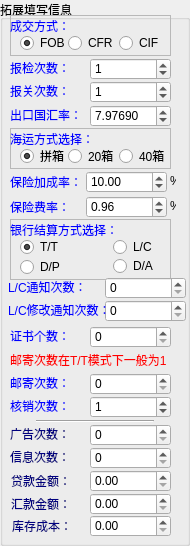
    <widget class="QGroupBox" name="groupBox_4">
     <property name="maximumSize">
      <size>
       <width>190</width>
       <height>16777215</height>
      </size>
     </property>
     <property name="title">
      <string>拓展填写信息</string>
     </property>
     <widget class="QLabel" name="label_16">
      <property name="geometry">
       <rect>
        <x>10</x>
        <y>62</y>
        <width>72</width>
        <height>12</height>
       </rect>
      </property>
      <property name="styleSheet">
       <string notr="true">color: rgb(0, 0, 255)</string>
      </property>
      <property name="text">
       <string>报检次数：</string>
      </property>
     </widget>
     <widget class="QSpinBox" name="t1">
      <property name="geometry">
       <rect>
        <x>90</x>
        <y>58</y>
        <width>81</width>
        <height>22</height>
       </rect>
      </property>
      <property name="readOnly">
       <bool>false</bool>
      </property>
      <property name="maximum">
       <number>999999999</number>
      </property>
      <property name="value">
       <number>1</number>
      </property>
     </widget>
     <widget class="QLabel" name="label_18">
      <property name="geometry">
       <rect>
        <x>10</x>
        <y>85</y>
        <width>72</width>
        <height>12</height>
       </rect>
      </property>
      <property name="styleSheet">
       <string notr="true">color: rgb(0, 0, 255)</string>
      </property>
      <property name="text">
       <string>报关次数：</string>
      </property>
     </widget>
     <widget class="QSpinBox" name="t2">
      <property name="geometry">
       <rect>
        <x>90</x>
        <y>81</y>
        <width>81</width>
        <height>22</height>
       </rect>
      </property>
      <property name="readOnly">
       <bool>false</bool>
      </property>
      <property name="maximum">
       <number>999999999</number>
      </property>
      <property name="value">
       <number>1</number>
      </property>
     </widget>
     <widget class="QLabel" name="label_20">
      <property name="geometry">
       <rect>
        <x>10</x>
        <y>109</y>
        <width>72</width>
        <height>12</height>
       </rect>
      </property>
      <property name="styleSheet">
       <string notr="true">color: rgb(0, 0, 255)</string>
      </property>
      <property name="text">
       <string>出口国汇率：</string>
      </property>
     </widget>
     <widget class="QDoubleSpinBox" name="t3">
      <property name="geometry">
       <rect>
        <x>90</x>
        <y>105</y>
        <width>81</width>
        <height>22</height>
       </rect>
      </property>
      <property name="readOnly">
       <bool>false</bool>
      </property>
      <property name="decimals">
       <number>5</number>
      </property>
      <property name="maximum">
       <double>999999999.000000000000000</double>
      </property>
      <property name="value">
       <double>7.976900000000000</double>
      </property>
     </widget>
     <widget class="QFrame" name="frame">
      <property name="geometry">
       <rect>
        <x>10</x>
        <y>128</y>
        <width>161</width>
        <height>41</height>
       </rect>
      </property>
      <property name="frameShape">
       <enum>QFrame::StyledPanel</enum>
      </property>
      <property name="frameShadow">
       <enum>QFrame::Raised</enum>
      </property>
      <widget class="QLabel" name="label_31">
       <property name="geometry">
        <rect>
         <x>0</x>
         <y>5</y>
         <width>84</width>
         <height>12</height>
        </rect>
       </property>
       <property name="styleSheet">
        <string notr="true">color: rgb(0, 0, 255)</string>
       </property>
       <property name="text">
        <string>海运方式选择：</string>
       </property>
      </widget>
      <widget class="QRadioButton" name="t4_0">
       <property name="geometry">
        <rect>
         <x>10</x>
         <y>20</y>
         <width>47</width>
         <height>16</height>
        </rect>
       </property>
       <property name="text">
        <string>拼箱</string>
       </property>
       <property name="checked">
        <bool>true</bool>
       </property>
      </widget>
      <widget class="QRadioButton" name="t4_1">
       <property name="geometry">
        <rect>
         <x>58</x>
         <y>20</y>
         <width>47</width>
         <height>16</height>
        </rect>
       </property>
       <property name="text">
        <string>20箱</string>
       </property>
      </widget>
      <widget class="QRadioButton" name="t4_2">
       <property name="geometry">
        <rect>
         <x>109</x>
         <y>20</y>
         <width>47</width>
         <height>16</height>
        </rect>
       </property>
       <property name="text">
        <string>40箱</string>
       </property>
      </widget>
     </widget>
     <widget class="QDoubleSpinBox" name="t6">
      <property name="geometry">
       <rect>
        <x>86</x>
        <y>196</y>
        <width>81</width>
        <height>22</height>
       </rect>
      </property>
      <property name="maximum">
       <double>999999999.000000000000000</double>
      </property>
      <property name="value">
       <double>0.960000000000000</double>
      </property>
     </widget>
     <widget class="QLabel" name="label_33">
      <property name="geometry">
       <rect>
        <x>10</x>
        <y>201</y>
        <width>60</width>
        <height>12</height>
       </rect>
      </property>
      <property name="styleSheet">
       <string notr="true">color: rgb(0, 0, 255)</string>
      </property>
      <property name="text">
       <string>保险费率：</string>
      </property>
     </widget>
     <widget class="QLabel" name="label_34">
      <property name="geometry">
       <rect>
        <x>170</x>
        <y>200</y>
        <width>6</width>
        <height>12</height>
       </rect>
      </property>
      <property name="text">
       <string>%</string>
      </property>
     </widget>
     <widget class="QLabel" name="label_35">
      <property name="geometry">
       <rect>
        <x>10</x>
        <y>176</y>
        <width>72</width>
        <height>12</height>
       </rect>
      </property>
      <property name="styleSheet">
       <string notr="true">color: rgb(0, 0, 255)</string>
      </property>
      <property name="text">
       <string>保险加成率：</string>
      </property>
     </widget>
     <widget class="QLabel" name="label_36">
      <property name="geometry">
       <rect>
        <x>170</x>
        <y>175</y>
        <width>6</width>
        <height>12</height>
       </rect>
      </property>
      <property name="text">
       <string>%</string>
      </property>
     </widget>
     <widget class="QDoubleSpinBox" name="t5">
      <property name="geometry">
       <rect>
        <x>86</x>
        <y>171</y>
        <width>81</width>
        <height>22</height>
       </rect>
      </property>
      <property name="maximum">
       <double>999999999.000000000000000</double>
      </property>
      <property name="value">
       <double>10.000000000000000</double>
      </property>
     </widget>
     <widget class="QFrame" name="frame_2">
      <property name="geometry">
       <rect>
        <x>10</x>
        <y>15</y>
        <width>161</width>
        <height>41</height>
       </rect>
      </property>
      <property name="frameShape">
       <enum>QFrame::StyledPanel</enum>
      </property>
      <property name="frameShadow">
       <enum>QFrame::Raised</enum>
      </property>
      <widget class="QLabel" name="label_37">
       <property name="geometry">
        <rect>
         <x>0</x>
         <y>5</y>
         <width>84</width>
         <height>12</height>
        </rect>
       </property>
       <property name="styleSheet">
        <string notr="true">color: rgb(0, 0, 255)</string>
       </property>
       <property name="text">
        <string>成交方式：</string>
       </property>
      </widget>
      <widget class="QRadioButton" name="t0_0">
       <property name="geometry">
        <rect>
         <x>10</x>
         <y>20</y>
         <width>47</width>
         <height>16</height>
        </rect>
       </property>
       <property name="text">
        <string>FOB</string>
       </property>
       <property name="checked">
        <bool>true</bool>
       </property>
      </widget>
      <widget class="QRadioButton" name="t0_1">
       <property name="geometry">
        <rect>
         <x>58</x>
         <y>20</y>
         <width>47</width>
         <height>16</height>
        </rect>
       </property>
       <property name="text">
        <string>CFR</string>
       </property>
      </widget>
      <widget class="QRadioButton" name="t0_2">
       <property name="geometry">
        <rect>
         <x>109</x>
         <y>20</y>
         <width>47</width>
         <height>16</height>
        </rect>
       </property>
       <property name="text">
        <string>CIF</string>
       </property>
      </widget>
     </widget>
     <widget class="QFrame" name="frame_3">
      <property name="geometry">
       <rect>
        <x>10</x>
        <y>219</y>
        <width>161</width>
        <height>61</height>
       </rect>
      </property>
      <property name="frameShape">
       <enum>QFrame::StyledPanel</enum>
      </property>
      <property name="frameShadow">
       <enum>QFrame::Raised</enum>
      </property>
      <widget class="QLabel" name="label_51">
       <property name="geometry">
        <rect>
         <x>0</x>
         <y>5</y>
         <width>108</width>
         <height>12</height>
        </rect>
       </property>
       <property name="styleSheet">
        <string notr="true">color: rgb(0, 0, 255)</string>
       </property>
       <property name="text">
        <string>银行结算方式选择：</string>
       </property>
      </widget>
      <widget class="QRadioButton" name="t6_0">
       <property name="geometry">
        <rect>
         <x>10</x>
         <y>20</y>
         <width>47</width>
         <height>16</height>
        </rect>
       </property>
       <property name="text">
        <string>T/T</string>
       </property>
       <property name="checked">
        <bool>true</bool>
       </property>
      </widget>
      <widget class="QRadioButton" name="t6_1">
       <property name="geometry">
        <rect>
         <x>103</x>
         <y>20</y>
         <width>47</width>
         <height>16</height>
        </rect>
       </property>
       <property name="text">
        <string>L/C</string>
       </property>
      </widget>
      <widget class="QRadioButton" name="t6_2">
       <property name="geometry">
        <rect>
         <x>10</x>
         <y>40</y>
         <width>47</width>
         <height>16</height>
        </rect>
       </property>
       <property name="text">
        <string>D/P</string>
       </property>
      </widget>
      <widget class="QRadioButton" name="t6_3">
       <property name="geometry">
        <rect>
         <x>103</x>
         <y>39</y>
         <width>47</width>
         <height>16</height>
        </rect>
       </property>
       <property name="text">
        <string>D/A</string>
       </property>
      </widget>
     </widget>
     <widget class="QLabel" name="label_47">
      <property name="geometry">
       <rect>
        <x>8</x>
        <y>281</y>
        <width>78</width>
        <height>12</height>
       </rect>
      </property>
      <property name="styleSheet">
       <string notr="true">color: rgb(0, 0, 255)</string>
      </property>
      <property name="text">
       <string>L/C通知次数：</string>
      </property>
     </widget>
     <widget class="QSpinBox" name="t8">
      <property name="geometry">
       <rect>
        <x>105</x>
        <y>300</y>
        <width>81</width>
        <height>22</height>
       </rect>
      </property>
      <property name="readOnly">
       <bool>false</bool>
      </property>
      <property name="maximum">
       <number>999999999</number>
      </property>
      <property name="value">
       <number>0</number>
      </property>
     </widget>
     <widget class="QLabel" name="label_48">
      <property name="geometry">
       <rect>
        <x>8</x>
        <y>304</y>
        <width>102</width>
        <height>12</height>
       </rect>
      </property>
      <property name="styleSheet">
       <string notr="true">color: rgb(0, 0, 255)</string>
      </property>
      <property name="text">
       <string>L/C修改通知次数：</string>
      </property>
     </widget>
     <widget class="QSpinBox" name="t7">
      <property name="geometry">
       <rect>
        <x>105</x>
        <y>277</y>
        <width>81</width>
        <height>22</height>
       </rect>
      </property>
      <property name="readOnly">
       <bool>false</bool>
      </property>
      <property name="maximum">
       <number>999999999</number>
      </property>
      <property name="value">
       <number>0</number>
      </property>
     </widget>
     <widget class="QLabel" name="label_49">
      <property name="geometry">
       <rect>
        <x>10</x>
        <y>330</y>
        <width>60</width>
        <height>12</height>
       </rect>
      </property>
      <property name="styleSheet">
       <string notr="true">color: rgb(0, 0, 255)</string>
      </property>
      <property name="text">
       <string>证书个数：</string>
      </property>
     </widget>
     <widget class="QSpinBox" name="t9">
      <property name="geometry">
       <rect>
        <x>90</x>
        <y>326</y>
        <width>81</width>
        <height>22</height>
       </rect>
      </property>
      <property name="readOnly">
       <bool>false</bool>
      </property>
      <property name="maximum">
       <number>999999999</number>
      </property>
      <property name="value">
       <number>0</number>
      </property>
     </widget>
     <widget class="QSpinBox" name="t10">
      <property name="geometry">
       <rect>
        <x>90</x>
        <y>373</y>
        <width>81</width>
        <height>22</height>
       </rect>
      </property>
      <property name="readOnly">
       <bool>false</bool>
      </property>
      <property name="maximum">
       <number>999999999</number>
      </property>
     </widget>
     <widget class="QLabel" name="label_50">
      <property name="geometry">
       <rect>
        <x>10</x>
        <y>377</y>
        <width>60</width>
        <height>12</height>
       </rect>
      </property>
      <property name="styleSheet">
       <string notr="true">color: rgb(0, 0, 255)</string>
      </property>
      <property name="text">
       <string>邮寄次数：</string>
      </property>
     </widget>
     <widget class="QSpinBox" name="t11">
      <property name="geometry">
       <rect>
        <x>90</x>
        <y>396</y>
        <width>81</width>
        <height>22</height>
       </rect>
      </property>
      <property name="readOnly">
       <bool>false</bool>
      </property>
      <property name="maximum">
       <number>999999999</number>
      </property>
      <property name="value">
       <number>1</number>
      </property>
     </widget>
     <widget class="QLabel" name="label_64">
      <property name="geometry">
       <rect>
        <x>10</x>
        <y>400</y>
        <width>60</width>
        <height>12</height>
       </rect>
      </property>
      <property name="styleSheet">
       <string notr="true">color: rgb(0, 0, 255)</string>
      </property>
      <property name="text">
       <string>核销次数：</string>
      </property>
     </widget>
     <widget class="QLabel" name="label_65">
      <property name="geometry">
       <rect>
        <x>10</x>
        <y>428</y>
        <width>60</width>
        <height>12</height>
       </rect>
      </property>
      <property name="styleSheet">
       <string notr="true">color: rgb(0, 0, 127)</string>
      </property>
      <property name="text">
       <string>广告次数：</string>
      </property>
     </widget>
     <widget class="QSpinBox" name="t12">
      <property name="geometry">
       <rect>
        <x>90</x>
        <y>424</y>
        <width>81</width>
        <height>22</height>
       </rect>
      </property>
      <property name="readOnly">
       <bool>false</bool>
      </property>
      <property name="maximum">
       <number>999999999</number>
      </property>
     </widget>
     <widget class="QLabel" name="label_66">
      <property name="geometry">
       <rect>
        <x>10</x>
        <y>451</y>
        <width>60</width>
        <height>12</height>
       </rect>
      </property>
      <property name="styleSheet">
       <string notr="true">color: rgb(0, 0, 127)</string>
      </property>
      <property name="text">
       <string>信息次数：</string>
      </property>
     </widget>
     <widget class="QSpinBox" name="t13">
      <property name="geometry">
       <rect>
        <x>90</x>
        <y>447</y>
        <width>81</width>
        <height>22</height>
       </rect>
      </property>
      <property name="readOnly">
       <bool>false</bool>
      </property>
      <property name="maximum">
       <number>999999999</number>
      </property>
     </widget>
     <widget class="QLabel" name="label_67">
      <property name="geometry">
       <rect>
        <x>11</x>
        <y>475</y>
        <width>72</width>
        <height>12</height>
       </rect>
      </property>
      <property name="styleSheet">
       <string notr="true">color: rgb(0, 0, 127)</string>
      </property>
      <property name="text">
       <string>贷款金额：</string>
      </property>
     </widget>
     <widget class="QDoubleSpinBox" name="t14">
      <property name="geometry">
       <rect>
        <x>90</x>
        <y>470</y>
        <width>81</width>
        <height>22</height>
       </rect>
      </property>
      <property name="maximum">
       <double>999999999.000000000000000</double>
      </property>
      <property name="value">
       <double>0.000000000000000</double>
      </property>
     </widget>
     <widget class="QLabel" name="label_68">
      <property name="geometry">
       <rect>
        <x>11</x>
        <y>498</y>
        <width>72</width>
        <height>12</height>
       </rect>
      </property>
      <property name="styleSheet">
       <string notr="true">color: rgb(0, 0, 127)</string>
      </property>
      <property name="text">
       <string>汇款金额：</string>
      </property>
     </widget>
     <widget class="QDoubleSpinBox" name="t15">
      <property name="geometry">
       <rect>
        <x>90</x>
        <y>493</y>
        <width>81</width>
        <height>22</height>
       </rect>
      </property>
      <property name="maximum">
       <double>999999999.000000000000000</double>
      </property>
      <property name="value">
       <double>0.000000000000000</double>
      </property>
     </widget>
     <widget class="Line" name="line">
      <property name="geometry">
       <rect>
        <x>36</x>
        <y>420</y>
        <width>118</width>
        <height>3</height>
       </rect>
      </property>
      <property name="orientation">
       <enum>Qt::Horizontal</enum>
      </property>
     </widget>
     <widget class="QLabel" name="label_84">
      <property name="geometry">
       <rect>
        <x>12</x>
        <y>520</y>
        <width>72</width>
        <height>12</height>
       </rect>
      </property>
      <property name="styleSheet">
       <string notr="true">color: rgb(0, 0, 127)</string>
      </property>
      <property name="text">
       <string>库存成本：</string>
      </property>
     </widget>
     <widget class="QDoubleSpinBox" name="t16">
      <property name="geometry">
       <rect>
        <x>90</x>
        <y>515</y>
        <width>81</width>
        <height>22</height>
       </rect>
      </property>
      <property name="maximum">
       <double>999999999.000000000000000</double>
      </property>
      <property name="value">
       <double>0.000000000000000</double>
      </property>
     </widget>
     <widget class="QLabel" name="label_123">
      <property name="geometry">
       <rect>
        <x>10</x>
        <y>354</y>
        <width>156</width>
        <height>12</height>
       </rect>
      </property>
      <property name="styleSheet">
       <string notr="true">color: rgb(255, 0, 0)</string>
      </property>
      <property name="text">
       <string>邮寄次数在T/T模式下一般为1</string>
      </property>
     </widget>
    </widget>
